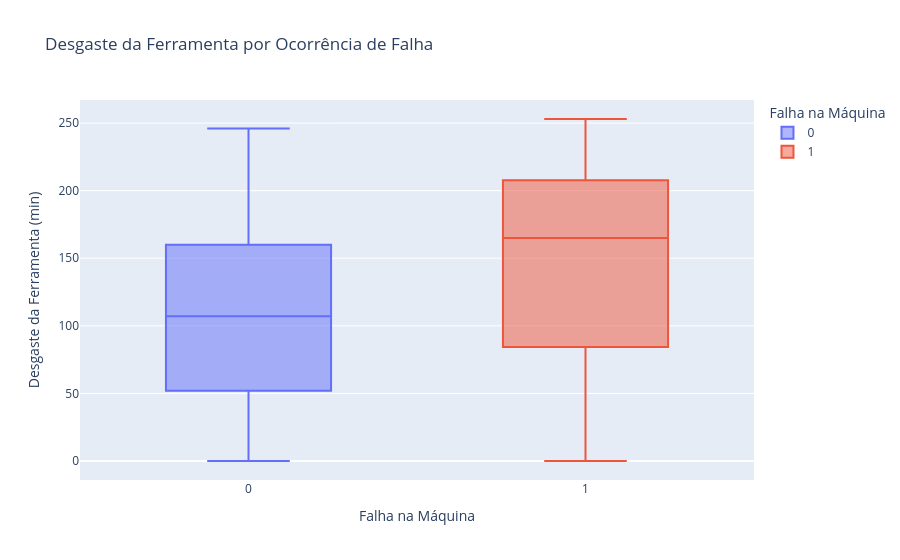

The notebook cell this image was saved under:
### Markdown cell above
### Pergunta 7
**O desgaste da ferramenta (tool wear) está associado a maior probabilidade de falha?**

### Code cell
comparacao_desgaste = (
    df.groupby("Machine failure")["Tool wear [min]"]
    .agg(["count", "mean", "median", "min", "max"])
    .round(2)
    .rename(index={0: "Não falhou", 1: "Falhou"})
)

fig = px.box(
    df,
    x="Machine failure",
    y="Tool wear [min]",
    color="Machine failure",
    labels={"Machine failure": "Falha na Máquina", "Tool wear [min]": "Desgaste da Ferramenta (min)"},
    title="Desgaste da Ferramenta por Ocorrência de Falha"
)
fig.show()
comparacao_desgaste

### Figure 1 — Plotly figure (JSON) as saved in the notebook; plotly's stock layout.template omitted (floating-point values rounded to 4 significant figures; data arrays with more than 128 entries replaced by an {"elided": "..."} marker saying what was removed)
{"data": [{"alignmentgroup": "True", "hovertemplate": "Falha na Máquina=%{x}<br>Desgaste da Ferramenta (min)=%{y}<extra></extra>", "legendgroup": "0", "marker": {"color": "#636efa"}, "name": "0", "notched": false, "offsetgroup": "0", "orientation": "v", "showlegend": true, "type": "box", "x": {"elided": "9661 int values"}, "x0": " ", "xaxis": "x", "y": {"elided": "9661 int values"}, "y0": " ", "yaxis": "y"}, {"alignmentgroup": "True", "hovertemplate": "Falha na Máquina=%{x}<br>Desgaste da Ferramenta (min)=%{y}<extra></extra>", "legendgroup": "1", "marker": {"color": "#EF553B"}, "name": "1", "notched": false, "offsetgroup": "1", "orientation": "v", "showlegend": true, "type": "box", "x": {"elided": "339 int values"}, "x0": " ", "xaxis": "x", "y": {"elided": "339 int values"}, "y0": " ", "yaxis": "y"}], "layout": {"boxmode": "overlay", "legend": {"title": {"text": "Falha na Máquina"}, "tracegroupgap": 0}, "title": {"text": "Desgaste da Ferramenta por Ocorrência de Falha"}, "xaxis": {"anchor": "y", "categoryarray": [0, 1], "categoryorder": "array", "domain": [0, 1], "title": {"text": "Falha na Máquina"}}, "yaxis": {"anchor": "x", "domain": [0, 1], "title": {"text": "Desgaste da Ferramenta (min)"}}}}
